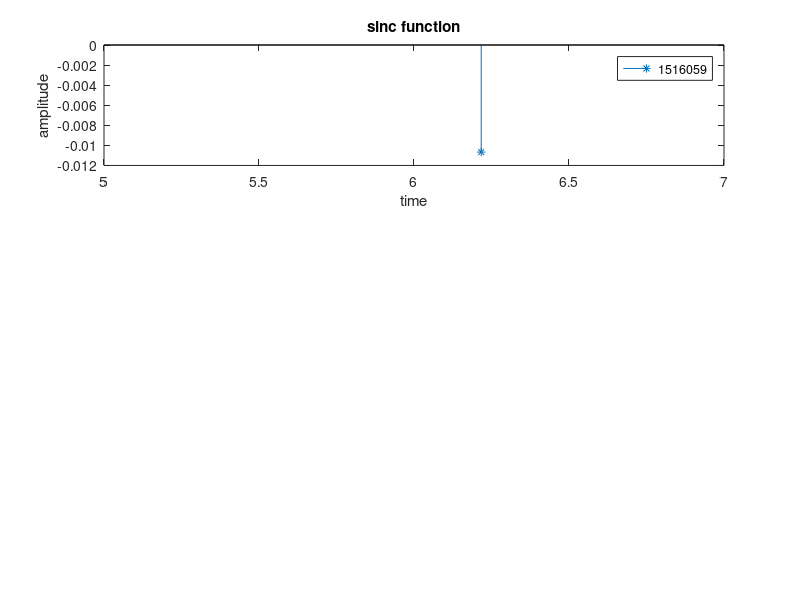

Here is the MATLAB script that generated this plot:
clc
clear all
close all
for t= -2*pi:0.1:2*pi
    if t==2;
        y=1;
    else
        y=sin(t)/t;
        
        subplot(3,1,1);
        stem(t,y,'*');
        xlabel('time');
        ylabel('amplitude');
        title('sinc function');
        legend('1516059');
    end
end
        